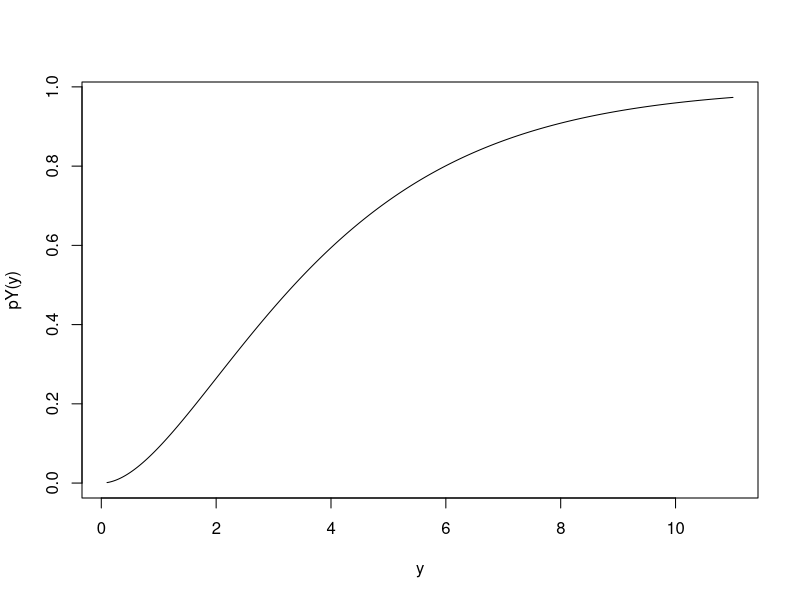
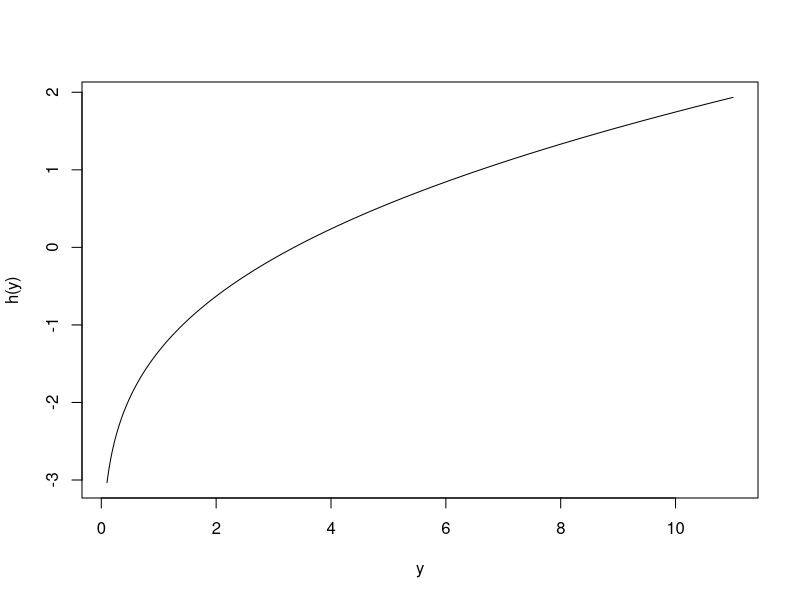
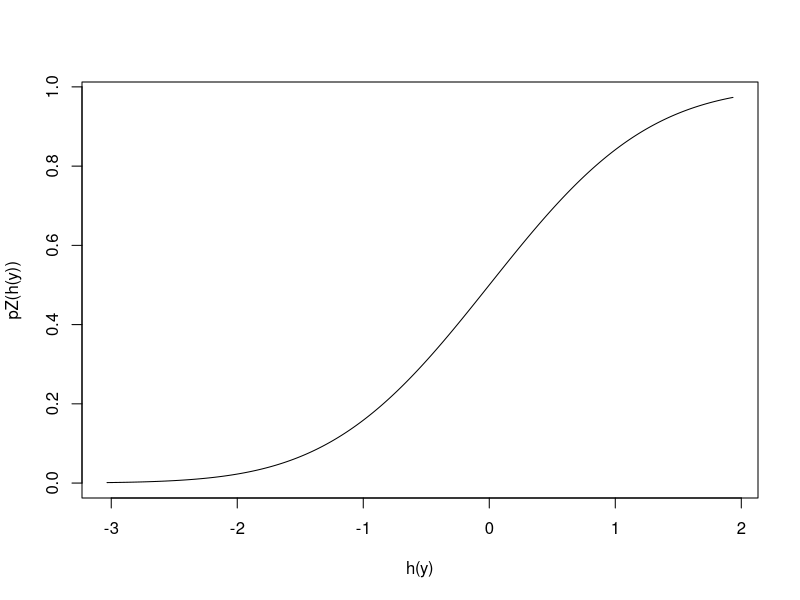
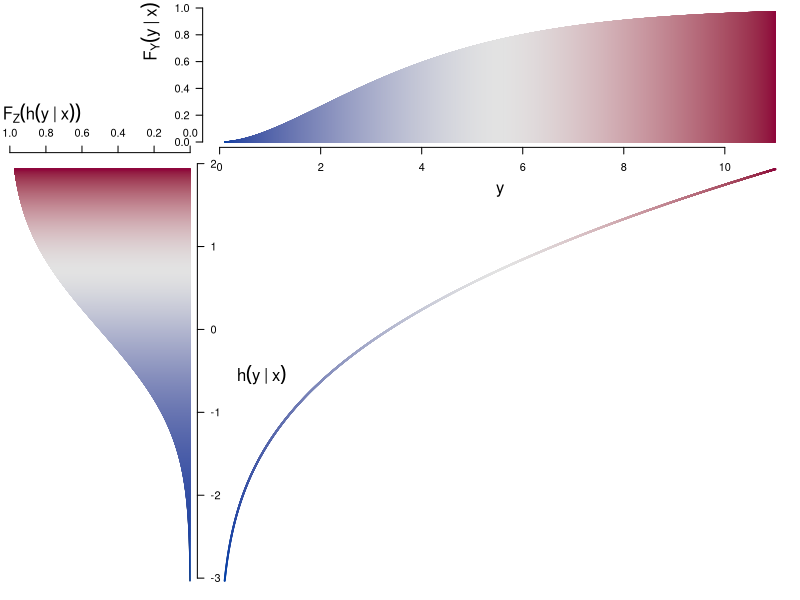

These figures' R source, in order:
# Transformation model illustration
# Continuous outcomes
# LK Apr 2022

# Params, FUNs
y <- seq(0.1, 11, length.out = res <- 1e4)
pY <- function(y) pchisq(y, df = 4)
dY <- function(y) dchisq(y, df = 4)
pZ <- pnorm
dZ <- dnorm
qY <- function(p) qchisq(p, df = 4)
qZ <- qnorm

h <- function(y) qZ(pY(y))
hp <- function(y) {
 tmp <- (1 / dZ(qZ(pY(y)))) * dY(y)
 tmp <- ifelse(is.nan(tmp), 0, tmp)
}

plot(y, pY(y), type = "l")
plot(y, h(y), type = "l")
plot(h(y), pZ(h(y)), type = "l")

opar <- par(no.readonly = TRUE)

# Plot
pdf("figure1a.pdf", width = 6, height = 5)
par(mar = c(0.1, 0.1, 0.1, 0.1) + 0.1)
layout(matrix(c(1,2,2,2,
                3,4,4,4,
                3,4,4,4,
                3,4,4,4), nrow = 4, ncol = 4, byrow = TRUE))

cols <- colorspace::diverge_hcl(res)
tcx <- 1

plot.new()
plot(y, pZ(h(y)), type = "l", axes = FALSE, xlim = range(y),
     ylim = c(0, 1))
mtext(expression(F[Y](y~'|'~x)), 2, line = 3, cex = tcx, adj = 1)
mtext(expression(y), 1, line = 3, cex = tcx)
axis(1)
axis(2, las = 1)
arrows(y, 0, y, pZ(h(y)), length = 0, col = cols)
plot(pZ(h(y)), h(y), type = "l", axes = FALSE, xlim = c(1, 0))
axis(4, las = 1)
axis(3)
mtext(expression(F[Z](h(y~'|'~x))), 3, line = 2, cex = tcx, adj = 0)
mtext(expression(h(y~'|'~x)), 4, line = 3, cex = tcx, las = 1)
arrows(0, h(y), pZ(h(y)), h(y), length = 0, col = cols)
plot(y, h(y), type = "p", axes = FALSE, xlim = range(y), col = cols, pch = 20, cex = 0.1)
par(opar)
dev.off()
